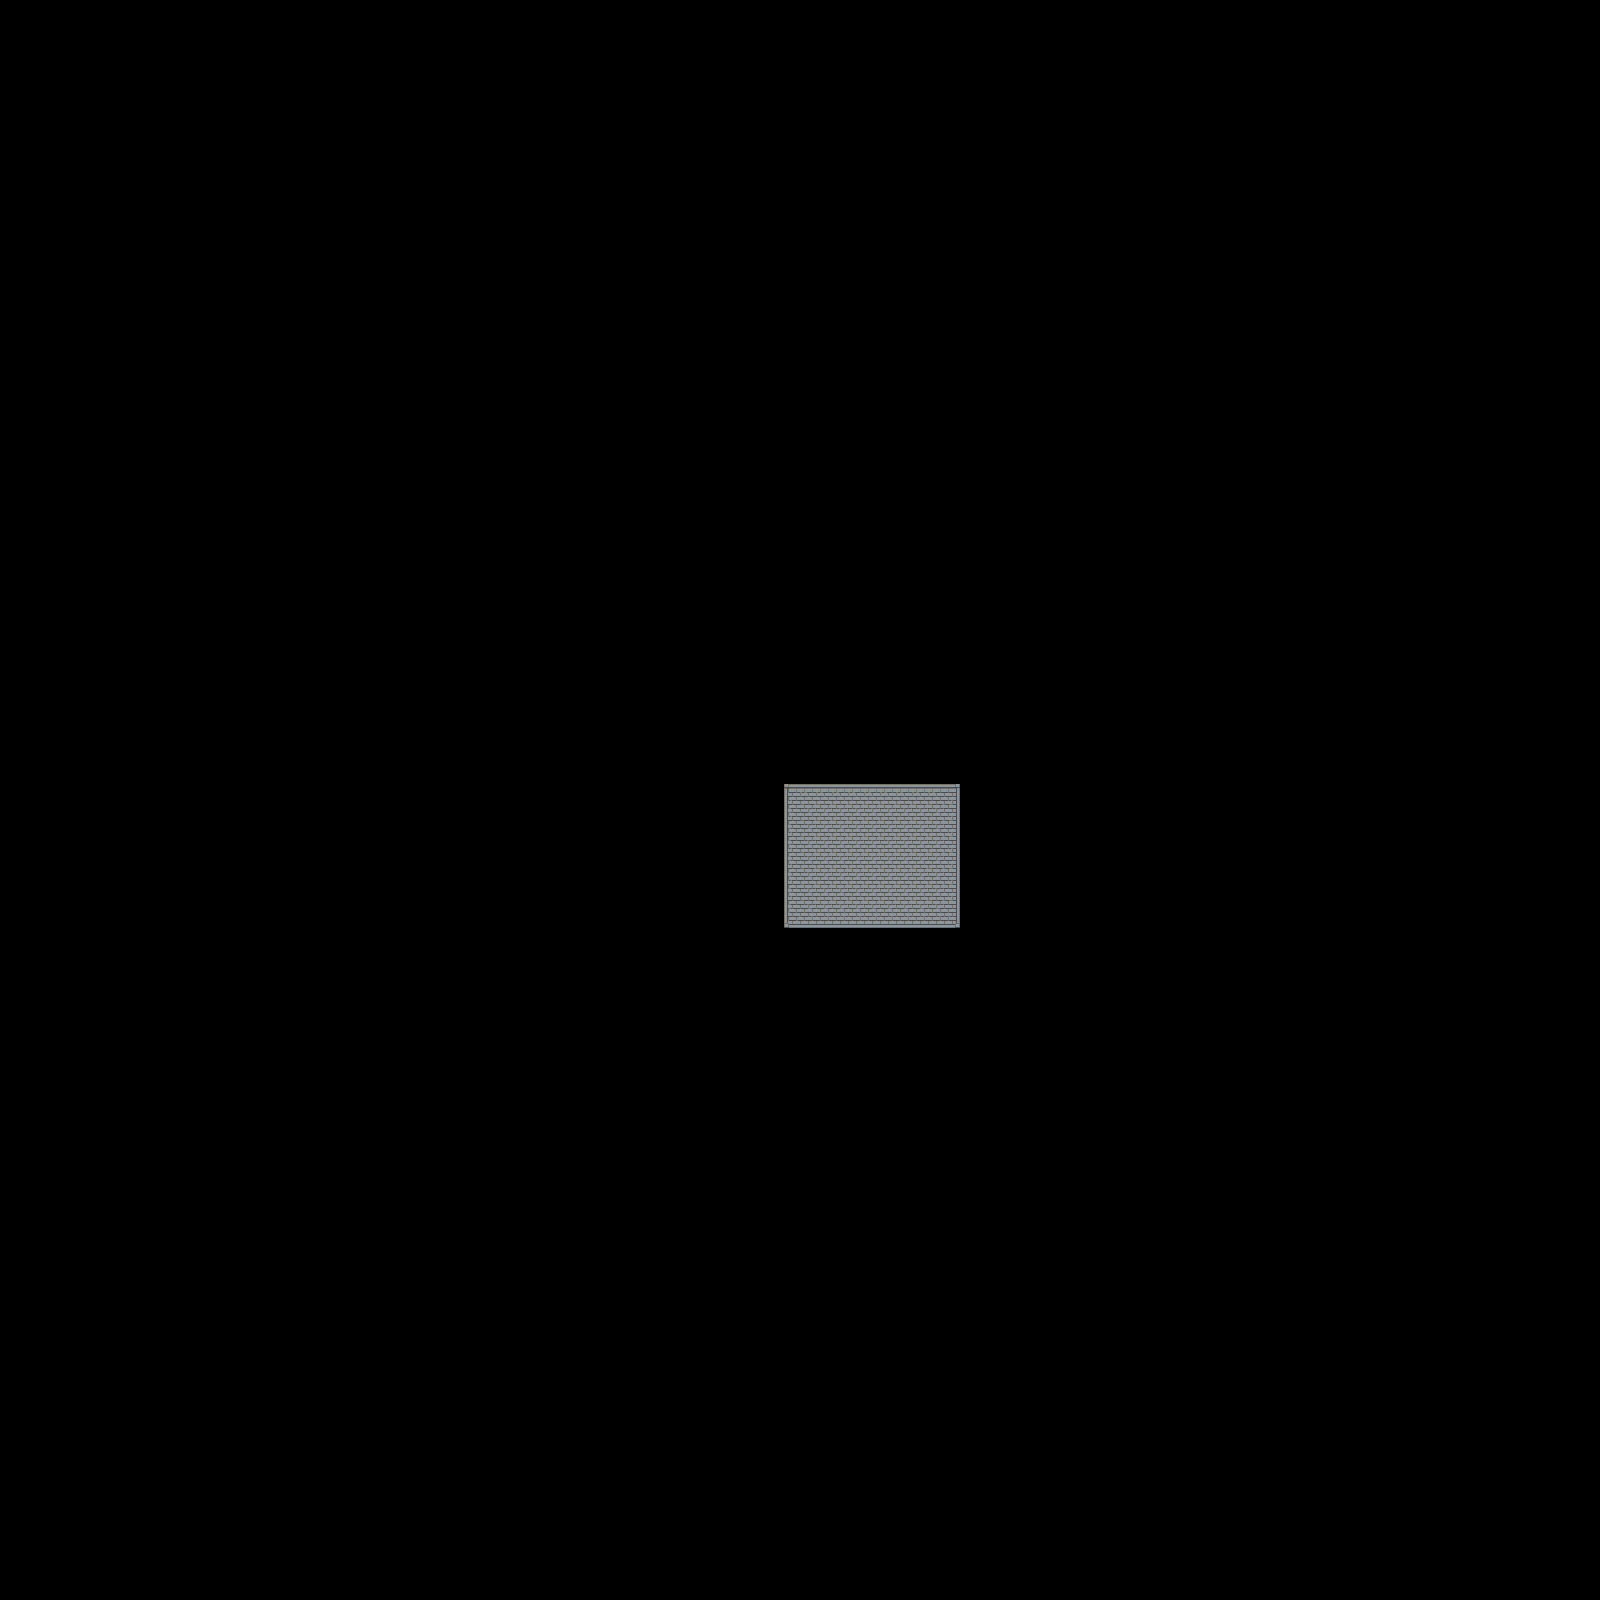

This is a level from a 2D game, rendered from its Tiled map with the project's own tilesets. A one-line summary and the map file follow, with tile-layer data summarised:
An orthogonal 100x100 tile map with 16x16 px tiles, 1 tile layer (Tile Layer 1) and 4 objects.

<map version="2017.05.16" orientation="orthogonal" renderorder="right-down" width="100" height="100" tilewidth="16" tileheight="16" nextobjectid="5">
 <tileset firstgid="1" name="Floor" tilewidth="16" tileheight="16" tilecount="819" columns="21">
  <image source="../texture/DawnLike/Objects/Floor.png" width="336" height="624" />
 </tileset>
 <layer name="Tile Layer 1" width="100" height="100">
  <data>[10000 cells, 99 non-empty, 9 distinct tile ids]</data>
 </layer>
 <objectgroup name="collision">
  <object id="1" x="710" y="749" width="72" height="204" />
  <object id="2" x="647" y="747" width="328" height="38" />
  <object id="3" x="961" y="737" width="88" height="247" />
  <object id="4" x="784" y="926" width="183" height="83" />
 </objectgroup>
</map>
